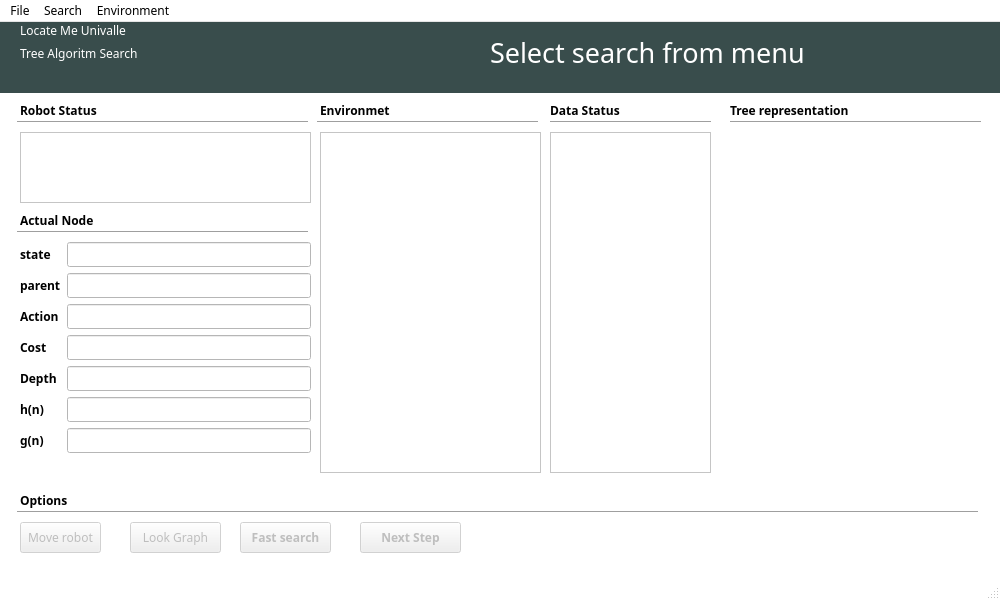
<?xml version="1.0" encoding="UTF-8"?>
<ui version="4.0">
 <class>MainWindow</class>
 <widget class="QMainWindow" name="MainWindow">
  <property name="enabled">
   <bool>true</bool>
  </property>
  <property name="geometry">
   <rect>
    <x>0</x>
    <y>0</y>
    <width>1000</width>
    <height>600</height>
   </rect>
  </property>
  <property name="palette">
   <palette>
    <active>
     <colorrole role="Base">
      <brush brushstyle="SolidPattern">
       <color alpha="255">
        <red>255</red>
        <green>255</green>
        <blue>255</blue>
       </color>
      </brush>
     </colorrole>
     <colorrole role="Window">
      <brush brushstyle="SolidPattern">
       <color alpha="255">
        <red>255</red>
        <green>255</green>
        <blue>255</blue>
       </color>
      </brush>
     </colorrole>
    </active>
    <inactive>
     <colorrole role="Base">
      <brush brushstyle="SolidPattern">
       <color alpha="255">
        <red>255</red>
        <green>255</green>
        <blue>255</blue>
       </color>
      </brush>
     </colorrole>
     <colorrole role="Window">
      <brush brushstyle="SolidPattern">
       <color alpha="255">
        <red>255</red>
        <green>255</green>
        <blue>255</blue>
       </color>
      </brush>
     </colorrole>
    </inactive>
    <disabled>
     <colorrole role="Base">
      <brush brushstyle="SolidPattern">
       <color alpha="255">
        <red>255</red>
        <green>255</green>
        <blue>255</blue>
       </color>
      </brush>
     </colorrole>
     <colorrole role="Window">
      <brush brushstyle="SolidPattern">
       <color alpha="255">
        <red>255</red>
        <green>255</green>
        <blue>255</blue>
       </color>
      </brush>
     </colorrole>
    </disabled>
   </palette>
  </property>
  <property name="font">
   <font>
    <family>Ubuntu Condensed</family>
   </font>
  </property>
  <property name="windowTitle">
   <string>Locate Me Univalle</string>
  </property>
  <widget class="QWidget" name="centralwidget">
   <widget class="QWidget" name="widgetHeader" native="true">
    <property name="geometry">
     <rect>
      <x>0</x>
      <y>0</y>
      <width>1001</width>
      <height>71</height>
     </rect>
    </property>
    <property name="palette">
     <palette>
      <active>
       <colorrole role="WindowText">
        <brush brushstyle="SolidPattern">
         <color alpha="255">
          <red>255</red>
          <green>255</green>
          <blue>255</blue>
         </color>
        </brush>
       </colorrole>
       <colorrole role="Base">
        <brush brushstyle="SolidPattern">
         <color alpha="255">
          <red>255</red>
          <green>255</green>
          <blue>255</blue>
         </color>
        </brush>
       </colorrole>
       <colorrole role="Window">
        <brush brushstyle="SolidPattern">
         <color alpha="255">
          <red>57</red>
          <green>77</green>
          <blue>76</blue>
         </color>
        </brush>
       </colorrole>
      </active>
      <inactive>
       <colorrole role="WindowText">
        <brush brushstyle="SolidPattern">
         <color alpha="255">
          <red>255</red>
          <green>255</green>
          <blue>255</blue>
         </color>
        </brush>
       </colorrole>
       <colorrole role="Base">
        <brush brushstyle="SolidPattern">
         <color alpha="255">
          <red>255</red>
          <green>255</green>
          <blue>255</blue>
         </color>
        </brush>
       </colorrole>
       <colorrole role="Window">
        <brush brushstyle="SolidPattern">
         <color alpha="255">
          <red>57</red>
          <green>77</green>
          <blue>76</blue>
         </color>
        </brush>
       </colorrole>
      </inactive>
      <disabled>
       <colorrole role="WindowText">
        <brush brushstyle="SolidPattern">
         <color alpha="255">
          <red>159</red>
          <green>158</green>
          <blue>158</blue>
         </color>
        </brush>
       </colorrole>
       <colorrole role="Base">
        <brush brushstyle="SolidPattern">
         <color alpha="255">
          <red>57</red>
          <green>77</green>
          <blue>76</blue>
         </color>
        </brush>
       </colorrole>
       <colorrole role="Window">
        <brush brushstyle="SolidPattern">
         <color alpha="255">
          <red>57</red>
          <green>77</green>
          <blue>76</blue>
         </color>
        </brush>
       </colorrole>
      </disabled>
     </palette>
    </property>
    <property name="autoFillBackground">
     <bool>true</bool>
    </property>
    <widget class="QWidget" name="layoutWidget_2">
     <property name="geometry">
      <rect>
       <x>20</x>
       <y>0</y>
       <width>331</width>
       <height>81</height>
      </rect>
     </property>
     <layout class="QFormLayout" name="formLayout_2">
      <property name="fieldGrowthPolicy">
       <enum>QFormLayout::AllNonFixedFieldsGrow</enum>
      </property>
      <item row="1" column="0">
       <widget class="QLabel" name="labelSubtitle">
        <property name="text">
         <string>Tree Algoritm Search</string>
        </property>
       </widget>
      </item>
      <item row="0" column="0">
       <widget class="QLabel" name="labelTitle">
        <property name="styleSheet">
         <string notr="true">font: 30pt &quot;Ubuntu Condensed&quot;;
color: rgb(255, 255, 255);</string>
        </property>
        <property name="text">
         <string>Locate Me Univalle</string>
        </property>
       </widget>
      </item>
     </layout>
    </widget>
    <widget class="QLabel" name="labelSelectedSearch">
     <property name="geometry">
      <rect>
       <x>490</x>
       <y>10</y>
       <width>391</width>
       <height>41</height>
      </rect>
     </property>
     <property name="font">
      <font>
       <pointsize>20</pointsize>
      </font>
     </property>
     <property name="text">
      <string>Select search from menu</string>
     </property>
    </widget>
   </widget>
   <widget class="QWidget" name="widgetBody" native="true">
    <property name="geometry">
     <rect>
      <x>10</x>
      <y>80</y>
      <width>981</width>
      <height>461</height>
     </rect>
    </property>
    <widget class="QLabel" name="labelRobotStatus">
     <property name="geometry">
      <rect>
       <x>10</x>
       <y>0</y>
       <width>111</width>
       <height>17</height>
      </rect>
     </property>
     <property name="font">
      <font>
       <weight>75</weight>
       <bold>true</bold>
      </font>
     </property>
     <property name="text">
      <string>Robot Status</string>
     </property>
    </widget>
    <widget class="Line" name="lineRobotStatus">
     <property name="geometry">
      <rect>
       <x>7</x>
       <y>10</y>
       <width>291</width>
       <height>20</height>
      </rect>
     </property>
     <property name="orientation">
      <enum>Qt::Horizontal</enum>
     </property>
    </widget>
    <widget class="Line" name="lineActualNode">
     <property name="geometry">
      <rect>
       <x>7</x>
       <y>120</y>
       <width>291</width>
       <height>20</height>
      </rect>
     </property>
     <property name="orientation">
      <enum>Qt::Horizontal</enum>
     </property>
    </widget>
    <widget class="QLabel" name="labelActualNode">
     <property name="geometry">
      <rect>
       <x>10</x>
       <y>110</y>
       <width>111</width>
       <height>17</height>
      </rect>
     </property>
     <property name="font">
      <font>
       <weight>75</weight>
       <bold>true</bold>
      </font>
     </property>
     <property name="text">
      <string>Actual Node</string>
     </property>
    </widget>
    <widget class="QLabel" name="labelDataStatus">
     <property name="geometry">
      <rect>
       <x>540</x>
       <y>0</y>
       <width>111</width>
       <height>17</height>
      </rect>
     </property>
     <property name="font">
      <font>
       <weight>75</weight>
       <bold>true</bold>
      </font>
     </property>
     <property name="text">
      <string>Data Status</string>
     </property>
    </widget>
    <widget class="Line" name="line_3">
     <property name="geometry">
      <rect>
       <x>540</x>
       <y>10</y>
       <width>161</width>
       <height>20</height>
      </rect>
     </property>
     <property name="font">
      <font>
       <weight>75</weight>
       <bold>true</bold>
      </font>
     </property>
     <property name="orientation">
      <enum>Qt::Horizontal</enum>
     </property>
    </widget>
    <widget class="QPlainTextEdit" name="plainTextEditDataStatus">
     <property name="geometry">
      <rect>
       <x>540</x>
       <y>30</y>
       <width>161</width>
       <height>341</height>
      </rect>
     </property>
    </widget>
    <widget class="QLabel" name="labelEnvironment">
     <property name="geometry">
      <rect>
       <x>310</x>
       <y>0</y>
       <width>111</width>
       <height>17</height>
      </rect>
     </property>
     <property name="font">
      <font>
       <weight>75</weight>
       <bold>true</bold>
      </font>
     </property>
     <property name="text">
      <string>Environmet</string>
     </property>
    </widget>
    <widget class="Line" name="lineEnvironmet">
     <property name="geometry">
      <rect>
       <x>307</x>
       <y>10</y>
       <width>221</width>
       <height>20</height>
      </rect>
     </property>
     <property name="orientation">
      <enum>Qt::Horizontal</enum>
     </property>
    </widget>
    <widget class="QWidget" name="layoutWidget">
     <property name="geometry">
      <rect>
       <x>10</x>
       <y>140</y>
       <width>291</width>
       <height>311</height>
      </rect>
     </property>
     <layout class="QFormLayout" name="formLayout">
      <property name="fieldGrowthPolicy">
       <enum>QFormLayout::AllNonFixedFieldsGrow</enum>
      </property>
      <item row="0" column="0">
       <widget class="QLabel" name="labelState">
        <property name="font">
         <font>
          <weight>75</weight>
          <bold>true</bold>
         </font>
        </property>
        <property name="text">
         <string>state</string>
        </property>
       </widget>
      </item>
      <item row="0" column="1">
       <widget class="QLineEdit" name="lineEditState">
        <property name="enabled">
         <bool>true</bool>
        </property>
        <property name="readOnly">
         <bool>true</bool>
        </property>
       </widget>
      </item>
      <item row="1" column="0">
       <widget class="QLabel" name="labelParent">
        <property name="font">
         <font>
          <weight>75</weight>
          <bold>true</bold>
         </font>
        </property>
        <property name="text">
         <string>parent</string>
        </property>
       </widget>
      </item>
      <item row="2" column="0">
       <widget class="QLabel" name="labelAction">
        <property name="font">
         <font>
          <weight>75</weight>
          <bold>true</bold>
         </font>
        </property>
        <property name="text">
         <string>Action</string>
        </property>
       </widget>
      </item>
      <item row="2" column="1">
       <widget class="QLineEdit" name="lineEditAction">
        <property name="enabled">
         <bool>true</bool>
        </property>
        <property name="readOnly">
         <bool>true</bool>
        </property>
       </widget>
      </item>
      <item row="3" column="0">
       <widget class="QLabel" name="labelCost">
        <property name="font">
         <font>
          <weight>75</weight>
          <bold>true</bold>
         </font>
        </property>
        <property name="text">
         <string>Cost</string>
        </property>
       </widget>
      </item>
      <item row="3" column="1">
       <widget class="QLineEdit" name="lineEditCost">
        <property name="enabled">
         <bool>true</bool>
        </property>
        <property name="readOnly">
         <bool>true</bool>
        </property>
       </widget>
      </item>
      <item row="4" column="0">
       <widget class="QLabel" name="labelDepth">
        <property name="font">
         <font>
          <weight>75</weight>
          <bold>true</bold>
         </font>
        </property>
        <property name="text">
         <string>Depth</string>
        </property>
       </widget>
      </item>
      <item row="4" column="1">
       <widget class="QLineEdit" name="lineEditDepth">
        <property name="enabled">
         <bool>true</bool>
        </property>
        <property name="readOnly">
         <bool>true</bool>
        </property>
       </widget>
      </item>
      <item row="5" column="0">
       <widget class="QLabel" name="labelH">
        <property name="font">
         <font>
          <weight>75</weight>
          <bold>true</bold>
         </font>
        </property>
        <property name="text">
         <string>h(n)</string>
        </property>
       </widget>
      </item>
      <item row="5" column="1">
       <widget class="QLineEdit" name="lineEditH">
        <property name="enabled">
         <bool>true</bool>
        </property>
        <property name="readOnly">
         <bool>true</bool>
        </property>
       </widget>
      </item>
      <item row="6" column="0">
       <widget class="QLabel" name="labelG">
        <property name="font">
         <font>
          <weight>75</weight>
          <bold>true</bold>
         </font>
        </property>
        <property name="text">
         <string>g(n)</string>
        </property>
       </widget>
      </item>
      <item row="6" column="1">
       <widget class="QLineEdit" name="lineEditG">
        <property name="enabled">
         <bool>true</bool>
        </property>
        <property name="readOnly">
         <bool>true</bool>
        </property>
       </widget>
      </item>
      <item row="1" column="1">
       <widget class="QLineEdit" name="lineEditParent">
        <property name="enabled">
         <bool>true</bool>
        </property>
        <property name="readOnly">
         <bool>true</bool>
        </property>
       </widget>
      </item>
     </layout>
    </widget>
    <widget class="Line" name="lineRobotStatus_2">
     <property name="geometry">
      <rect>
       <x>7</x>
       <y>400</y>
       <width>961</width>
       <height>20</height>
      </rect>
     </property>
     <property name="orientation">
      <enum>Qt::Horizontal</enum>
     </property>
    </widget>
    <widget class="QLabel" name="labelRobotStatus_2">
     <property name="geometry">
      <rect>
       <x>10</x>
       <y>390</y>
       <width>111</width>
       <height>17</height>
      </rect>
     </property>
     <property name="font">
      <font>
       <weight>75</weight>
       <bold>true</bold>
      </font>
     </property>
     <property name="text">
      <string>Options</string>
     </property>
    </widget>
    <widget class="QPushButton" name="pushButtonMoveRobot">
     <property name="enabled">
      <bool>false</bool>
     </property>
     <property name="geometry">
      <rect>
       <x>10</x>
       <y>420</y>
       <width>81</width>
       <height>31</height>
      </rect>
     </property>
     <property name="text">
      <string>Move robot</string>
     </property>
    </widget>
    <widget class="QPushButton" name="pushButtonLookGraph">
     <property name="enabled">
      <bool>false</bool>
     </property>
     <property name="geometry">
      <rect>
       <x>120</x>
       <y>420</y>
       <width>91</width>
       <height>31</height>
      </rect>
     </property>
     <property name="text">
      <string>Look Graph</string>
     </property>
    </widget>
    <widget class="QPushButton" name="pushButtonNextStep">
     <property name="enabled">
      <bool>false</bool>
     </property>
     <property name="geometry">
      <rect>
       <x>350</x>
       <y>420</y>
       <width>101</width>
       <height>31</height>
      </rect>
     </property>
     <property name="font">
      <font>
       <weight>75</weight>
       <bold>true</bold>
      </font>
     </property>
     <property name="text">
      <string>Next Step</string>
     </property>
    </widget>
    <widget class="QPushButton" name="pushButtonFastSearch">
     <property name="enabled">
      <bool>false</bool>
     </property>
     <property name="geometry">
      <rect>
       <x>230</x>
       <y>420</y>
       <width>91</width>
       <height>31</height>
      </rect>
     </property>
     <property name="font">
      <font>
       <weight>75</weight>
       <bold>true</bold>
      </font>
     </property>
     <property name="text">
      <string>Fast search</string>
     </property>
    </widget>
    <widget class="QTableWidget" name="tableWidgetEnvironment">
     <property name="enabled">
      <bool>true</bool>
     </property>
     <property name="geometry">
      <rect>
       <x>310</x>
       <y>30</y>
       <width>221</width>
       <height>341</height>
      </rect>
     </property>
     <attribute name="horizontalHeaderDefaultSectionSize">
      <number>24</number>
     </attribute>
    </widget>
    <widget class="QPlainTextEdit" name="plainTextEditRobotStatus">
     <property name="enabled">
      <bool>true</bool>
     </property>
     <property name="geometry">
      <rect>
       <x>10</x>
       <y>30</y>
       <width>291</width>
       <height>71</height>
      </rect>
     </property>
     <property name="readOnly">
      <bool>true</bool>
     </property>
    </widget>
    <widget class="QLabel" name="labelTreeGraph">
     <property name="geometry">
      <rect>
       <x>710</x>
       <y>30</y>
       <width>261</width>
       <height>341</height>
      </rect>
     </property>
     <property name="text">
      <string/>
     </property>
    </widget>
    <widget class="Line" name="line_4">
     <property name="geometry">
      <rect>
       <x>720</x>
       <y>10</y>
       <width>251</width>
       <height>20</height>
      </rect>
     </property>
     <property name="font">
      <font>
       <weight>75</weight>
       <bold>true</bold>
      </font>
     </property>
     <property name="orientation">
      <enum>Qt::Horizontal</enum>
     </property>
    </widget>
    <widget class="QLabel" name="labelDataStatus_2">
     <property name="geometry">
      <rect>
       <x>720</x>
       <y>0</y>
       <width>181</width>
       <height>17</height>
      </rect>
     </property>
     <property name="font">
      <font>
       <weight>75</weight>
       <bold>true</bold>
      </font>
     </property>
     <property name="text">
      <string>Tree representation</string>
     </property>
    </widget>
   </widget>
  </widget>
  <widget class="QMenuBar" name="menubar">
   <property name="geometry">
    <rect>
     <x>0</x>
     <y>0</y>
     <width>1000</width>
     <height>25</height>
    </rect>
   </property>
   <property name="autoFillBackground">
    <bool>true</bool>
   </property>
   <property name="defaultUp">
    <bool>false</bool>
   </property>
   <property name="nativeMenuBar">
    <bool>false</bool>
   </property>
   <widget class="QMenu" name="menuFile">
    <property name="palette">
     <palette>
      <active>
       <colorrole role="Base">
        <brush brushstyle="SolidPattern">
         <color alpha="255">
          <red>255</red>
          <green>255</green>
          <blue>255</blue>
         </color>
        </brush>
       </colorrole>
      </active>
      <inactive>
       <colorrole role="Base">
        <brush brushstyle="SolidPattern">
         <color alpha="255">
          <red>255</red>
          <green>255</green>
          <blue>255</blue>
         </color>
        </brush>
       </colorrole>
      </inactive>
      <disabled>
       <colorrole role="Base">
        <brush brushstyle="SolidPattern">
         <color alpha="255">
          <red>246</red>
          <green>244</green>
          <blue>242</blue>
         </color>
        </brush>
       </colorrole>
      </disabled>
     </palette>
    </property>
    <property name="autoFillBackground">
     <bool>true</bool>
    </property>
    <property name="title">
     <string>File</string>
    </property>
    <addaction name="actionExit"/>
   </widget>
   <widget class="QMenu" name="menuSearch">
    <property name="title">
     <string>Search</string>
    </property>
    <addaction name="actionUniformCostSearch"/>
    <addaction name="actionARectDistance"/>
    <addaction name="actionAManhattanDistance"/>
   </widget>
   <widget class="QMenu" name="menuEnvironment">
    <property name="title">
     <string>Environment</string>
    </property>
    <addaction name="actionCreateEnvironment"/>
    <addaction name="actionLookActualEnvironment"/>
   </widget>
   <addaction name="menuFile"/>
   <addaction name="menuSearch"/>
   <addaction name="menuEnvironment"/>
  </widget>
  <widget class="QStatusBar" name="statusbar"/>
  <action name="actionCreateEnvironment">
   <property name="text">
    <string>Create</string>
   </property>
  </action>
  <action name="actionLookActualEnvironment">
   <property name="text">
    <string>Look Actual</string>
   </property>
  </action>
  <action name="actionExit">
   <property name="text">
    <string>Exit</string>
   </property>
  </action>
  <action name="actionUniform_Cost">
   <property name="text">
    <string>Uniform Cost</string>
   </property>
  </action>
  <action name="actionA">
   <property name="text">
    <string>Uniform Cost</string>
   </property>
  </action>
  <action name="action">
   <property name="text">
    <string>A* </string>
   </property>
  </action>
  <action name="actionA_3">
   <property name="text">
    <string>A*</string>
   </property>
  </action>
  <action name="actionUniformCostWithCycles">
   <property name="text">
    <string>With Cycles</string>
   </property>
  </action>
  <action name="actionUniformCostWithoutCycles">
   <property name="text">
    <string>Without Cycles</string>
   </property>
  </action>
  <action name="actionUniformCostSearch">
   <property name="text">
    <string>Unifor Cost </string>
   </property>
  </action>
  <action name="actionARectDistance">
   <property name="text">
    <string>A* Straight Line Distance</string>
   </property>
  </action>
  <action name="actionAManhattanDistance">
   <property name="text">
    <string>A* Manhattan Distance</string>
   </property>
  </action>
 </widget>
 <resources/>
 <connections/>
</ui>
